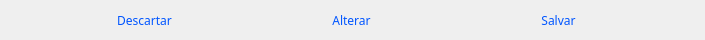
               <widget class="QFrame" name="frame_4">
                <property name="geometry">
                 <rect>
                  <x>5</x>
                  <y>492</y>
                  <width>705</width>
                  <height>40</height>
                 </rect>
                </property>
                <property name="minimumSize">
                 <size>
                  <width>705</width>
                  <height>0</height>
                 </size>
                </property>
                <property name="maximumSize">
                 <size>
                  <width>705</width>
                  <height>16777215</height>
                 </size>
                </property>
                <property name="styleSheet">
                 <string notr="true">border-radius:10px;</string>
                </property>
                <property name="frameShape">
                 <enum>QFrame::StyledPanel</enum>
                </property>
                <property name="frameShadow">
                 <enum>QFrame::Raised</enum>
                </property>
                <layout class="QHBoxLayout" name="horizontalLayout_44">
                 <property name="spacing">
                  <number>0</number>
                 </property>
                 <property name="leftMargin">
                  <number>0</number>
                 </property>
                 <property name="topMargin">
                  <number>0</number>
                 </property>
                 <property name="rightMargin">
                  <number>0</number>
                 </property>
                 <property name="bottomMargin">
                  <number>0</number>
                 </property>
                 <item>
                  <widget class="QPushButton" name="BT_Descartar_D_P">
                   <property name="minimumSize">
                    <size>
                     <width>0</width>
                     <height>20</height>
                    </size>
                   </property>
                   <property name="maximumSize">
                    <size>
                     <width>125</width>
                     <height>16777215</height>
                    </size>
                   </property>
                   <property name="font">
                    <font>
                     <family>Lucida Calligraphy</family>
                     <pointsize>9</pointsize>
                     <italic>false</italic>
                     <bold>false</bold>
                    </font>
                   </property>
                   <property name="cursor">
                    <cursorShape>PointingHandCursor</cursorShape>
                   </property>
                   <property name="styleSheet">
                    <string notr="true">QPushButton{
color: rgb(0, 85, 255);
font: 9pt &quot;Lucida Calligraphy&quot;;
border-radius:10px;
}

QPushButton:hover{
background-image: url(:/Backgrounds/Icons/Backgrounds/Red.jpg);
color:rgb(255,255,255);
border:15px;
border-radius:10px;
}</string>
                   </property>
                   <property name="text">
                    <string>Descartar</string>
                   </property>
                  </widget>
                 </item>
                 <item>
                  <widget class="QPushButton" name="BT_Alterar_D_P">
                   <property name="minimumSize">
                    <size>
                     <width>0</width>
                     <height>20</height>
                    </size>
                   </property>
                   <property name="maximumSize">
                    <size>
                     <width>125</width>
                     <height>16777215</height>
                    </size>
                   </property>
                   <property name="font">
                    <font>
                     <family>Lucida Calligraphy</family>
                     <pointsize>9</pointsize>
                     <italic>false</italic>
                     <bold>false</bold>
                    </font>
                   </property>
                   <property name="cursor">
                    <cursorShape>PointingHandCursor</cursorShape>
                   </property>
                   <property name="styleSheet">
                    <string notr="true">QPushButton{
color: rgb(0, 85, 255);
font: 9pt &quot;Lucida Calligraphy&quot;;
border-radius:10px;
}

QPushButton:hover{
background-image: url(:/Backgrounds/Icons/Backgrounds/Yellow.jpg);
color:rgb(255,255,255);
border-radius:10px;
}</string>
                   </property>
                   <property name="text">
                    <string>Alterar</string>
                   </property>
                  </widget>
                 </item>
                 <item>
                  <widget class="QPushButton" name="BT_Salvar_D_P">
                   <property name="minimumSize">
                    <size>
                     <width>0</width>
                     <height>20</height>
                    </size>
                   </property>
                   <property name="maximumSize">
                    <size>
                     <width>125</width>
                     <height>16777215</height>
                    </size>
                   </property>
                   <property name="font">
                    <font>
                     <family>Lucida Calligraphy</family>
                     <pointsize>9</pointsize>
                     <italic>false</italic>
                     <bold>false</bold>
                    </font>
                   </property>
                   <property name="cursor">
                    <cursorShape>PointingHandCursor</cursorShape>
                   </property>
                   <property name="styleSheet">
                    <string notr="true">QPushButton{
color: rgb(0, 85, 255);
font: 9pt &quot;Lucida Calligraphy&quot;;
border-radius:10px;
}

QPushButton:hover{
background-image: url(:/Backgrounds/Icons/Backgrounds/Green.jpg);
color:rgb(255,255,255);
border-radius:10px;
}</string>
                   </property>
                   <property name="text">
                    <string>Salvar</string>
                   </property>
                  </widget>
                 </item>
                </layout>
               </widget>
